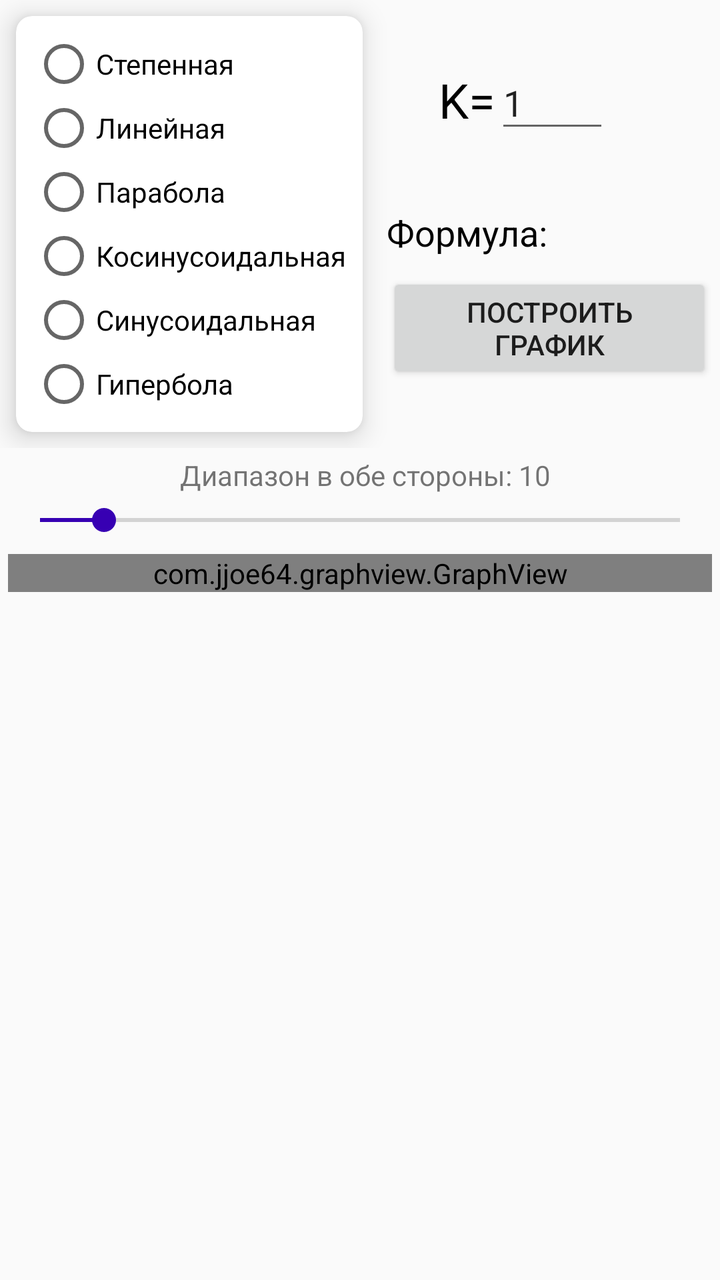
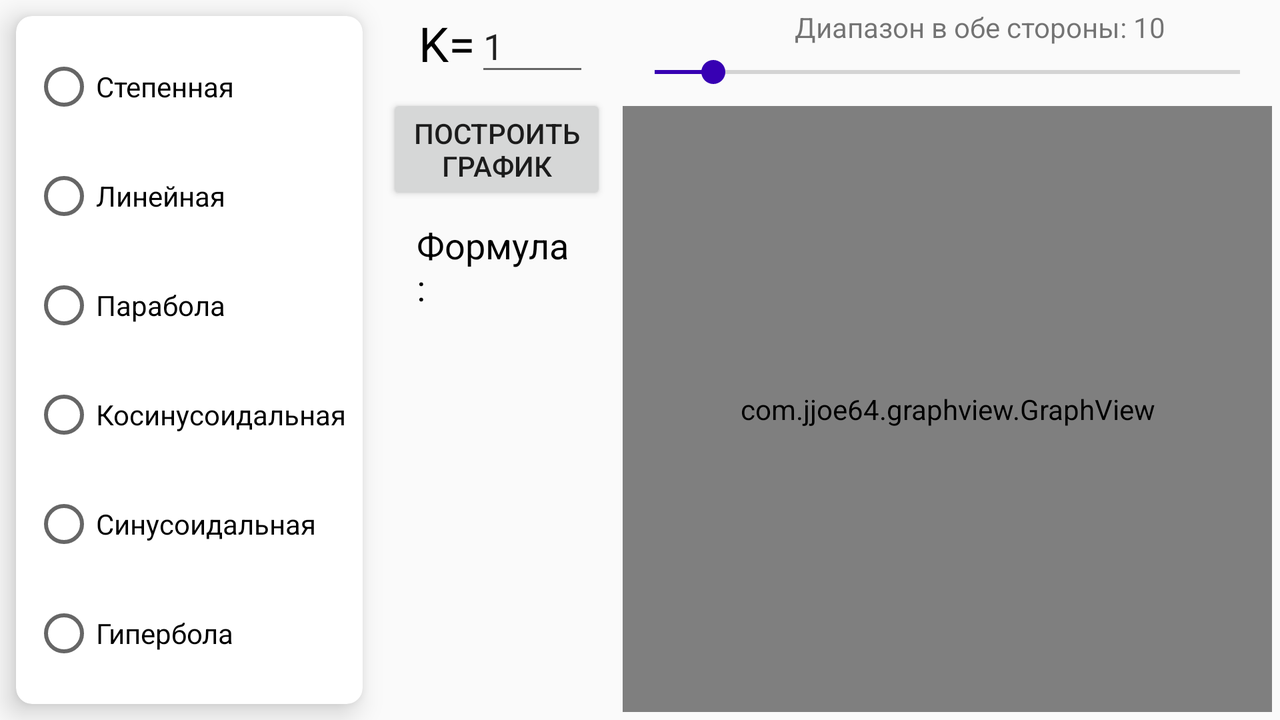

One screen, two layout resources from the same app: the default and the repository's alternative for another configuration. Each is rendered where Android would select it; the XML of both is given below.
<!-- AndroidManifest.xml: application theme AppTheme -->
<!-- res/layout/activity_demonstr.xml -->
<?xml version="1.0" encoding="utf-8"?>
<LinearLayout xmlns:android="http://schemas.android.com/apk/res/android"
    xmlns:app="http://schemas.android.com/apk/res-auto"
    xmlns:tools="http://schemas.android.com/tools"
    android:layout_width="match_parent"
    android:layout_height="match_parent"
    android:orientation="vertical"
    android:weightSum="10"
    tools:context=".demonstrActivity">

    <LinearLayout
        android:layout_width="match_parent"
        android:layout_height="wrap_content"
        android:orientation="horizontal">

        <android.support.v7.widget.CardView
            android:id="@+id/CardView2"
            android:layout_width="wrap_content"
            android:layout_height="wrap_content"
            android:layout_columnWeight="1"
            android:layout_margin="8dp"
            app:cardCornerRadius="8dp"
            app:cardElevation="8dp"
            app:layout_constraintEnd_toEndOf="parent"
            app:layout_constraintHorizontal_bias="0.0"
            app:layout_constraintStart_toStartOf="parent"
            app:layout_constraintTop_toTopOf="parent">

            <RadioGroup
                android:id="@+id/radioGroup"
                android:layout_width="match_parent"
                android:layout_height="wrap_content"
                android:layout_margin="8dp"
                app:layout_constraintStart_toStartOf="parent"
                app:layout_constraintTop_toTopOf="parent">

                <RadioButton
                    android:id="@+id/radioButton2"
                    android:layout_width="wrap_content"
                    android:layout_height="wrap_content"
                    android:layout_weight="1"
                    android:text="Степенная"
                    app:layout_constraintStart_toStartOf="parent"
                    app:layout_constraintTop_toTopOf="parent" />

                <RadioButton
                    android:id="@+id/radioButton"
                    android:layout_width="wrap_content"
                    android:layout_height="wrap_content"
                    android:layout_weight="1"
                    android:text="Линейная"
                    app:layout_constraintStart_toStartOf="parent"
                    app:layout_constraintTop_toTopOf="parent" />

                <RadioButton
                    android:id="@+id/radioButton3"
                    android:layout_width="wrap_content"
                    android:layout_height="wrap_content"
                    android:layout_weight="1"
                    android:text="Парабола"
                    app:layout_constraintStart_toStartOf="parent"
                    app:layout_constraintTop_toTopOf="parent" />

                <RadioButton
                    android:id="@+id/radioButton7"
                    android:layout_width="wrap_content"
                    android:layout_height="wrap_content"
                    android:layout_weight="1"
                    android:text="Косинусоидальная"
                    app:layout_constraintStart_toStartOf="parent"
                    app:layout_constraintTop_toTopOf="parent" />

                <RadioButton
                    android:id="@+id/radioButton6"
                    android:layout_width="wrap_content"
                    android:layout_height="wrap_content"
                    android:layout_weight="1"
                    android:checked="false"
                    android:text="Синусоидальная"
                    app:layout_constraintStart_toStartOf="parent"
                    app:layout_constraintTop_toTopOf="parent" />

                <RadioButton
                    android:id="@+id/radioButton5"
                    android:layout_width="wrap_content"
                    android:layout_height="wrap_content"
                    android:layout_weight="1"
                    android:text="Гипербола"
                    app:layout_constraintStart_toStartOf="parent"
                    app:layout_constraintTop_toTopOf="parent" />

            </RadioGroup>
        </android.support.v7.widget.CardView>

        <LinearLayout
            android:layout_width="match_parent"
            android:layout_height="match_parent"
            android:orientation="vertical">

            <LinearLayout
                android:layout_width="wrap_content"
                android:layout_height="100dp"
                android:orientation="horizontal">

                <TextView
                    android:id="@+id/textView22"
                    android:layout_width="wrap_content"
                    android:layout_height="wrap_content"
                    android:layout_gravity="center_horizontal|center_vertical"
                    android:layout_marginLeft="30dp"
                    android:text="K="
                    android:textColor="@android:color/black"
                    android:textSize="24sp"
                    app:layout_constraintStart_toStartOf="parent"
                    app:layout_constraintTop_toTopOf="parent" />

                <EditText
                    android:id="@+id/editText8"
                    android:layout_width="57dp"
                    android:layout_height="43dp"
                    android:layout_gravity="center_horizontal|center_vertical"
                    android:ems="10"
                    android:inputType="numberSigned|numberDecimal"
                    android:text="1"
                    app:layout_constraintStart_toStartOf="parent"
                    app:layout_constraintTop_toTopOf="parent" />
            </LinearLayout>

            <TextView
                android:id="@+id/textView21"
                android:layout_width="wrap_content"
                android:layout_height="wrap_content"
                android:text="Формула:  "
                android:layout_margin="4dp"
                android:textColor="@android:color/black"
                android:textSize="18sp"
                app:layout_constraintStart_toStartOf="parent"
                app:layout_constraintTop_toTopOf="parent" />

            <Button
                android:id="@+id/button10"
                android:layout_width="wrap_content"
                android:layout_height="wrap_content"
                android:layout_margin="4dp"
                android:onClick="OnButton10Click"
                android:text="Построить график"
                app:layout_constraintStart_toStartOf="parent"
                app:layout_constraintTop_toTopOf="parent" />

        </LinearLayout>

    </LinearLayout>

    <LinearLayout
        android:layout_width="match_parent"
        android:layout_height="wrap_content"
        android:orientation="vertical">

        <TextView
            android:id="@+id/textView20"
            android:layout_width="wrap_content"
            android:layout_height="wrap_content"
            android:text="Диапазон в обе стороны: 10"
            android:layout_marginTop="4dp"
            android:layout_marginLeft="90dp"/>

        <SeekBar
            android:id="@+id/seekBar2"
            android:layout_width="match_parent"
            android:layout_height="wrap_content"
            android:layout_margin="4dp"
            android:max="100"
            android:progress="10"
            app:layout_constraintStart_toStartOf="parent"
            app:layout_constraintTop_toTopOf="parent" />

        <com.jjoe64.graphview.GraphView
            android:id="@+id/graph2"
            android:layout_width="match_parent"
            android:layout_height="match_parent"
            android:layout_margin="4dp"
            app:layout_constraintBottom_toBottomOf="parent"
            app:layout_constraintEnd_toEndOf="parent"
            app:layout_constraintStart_toStartOf="parent" />
    </LinearLayout>


</LinearLayout>
<!-- resources referenced by this layout -->
<resources>
  <style name="AppTheme" parent="Theme.AppCompat.Light.DarkActionBar">
          
          <item name="colorPrimary">@android:color/holo_blue_bright</item>
          <item name="colorPrimaryDark">@android:color/holo_blue_light</item>
          <item name="colorAccent">@color/design_default_color_primary_dark</item>
      </style>
</resources>
<!-- res/layout-land/activity_demonstr.xml (the repository's variant of the layout above) -->
<!-- drawn on the phone turned sideways -->
<?xml version="1.0" encoding="utf-8"?>
<LinearLayout xmlns:android="http://schemas.android.com/apk/res/android"
    xmlns:app="http://schemas.android.com/apk/res-auto"
    xmlns:tools="http://schemas.android.com/tools"
    android:layout_width="match_parent"
    android:layout_height="match_parent"
    android:orientation="horizontal"
    android:weightSum="10"
    tools:context=".demonstrActivity">

    <LinearLayout
        android:layout_width="wrap_content"
        android:layout_height="match_parent"
        android:orientation="horizontal">

        <android.support.v7.widget.CardView
            android:id="@+id/CardView2"
            android:layout_width="wrap_content"
            android:layout_height="match_parent"
            android:layout_columnWeight="1"
            android:layout_margin="8dp"
            app:cardCornerRadius="8dp"
            app:cardElevation="8dp"
            app:layout_constraintEnd_toEndOf="parent"
            app:layout_constraintHorizontal_bias="0.0"
            app:layout_constraintStart_toStartOf="parent"
            app:layout_constraintTop_toTopOf="parent">

            <RadioGroup
                android:id="@+id/radioGroup"
                android:layout_width="match_parent"
                android:layout_height="match_parent"
                android:layout_margin="8dp"
                app:layout_constraintStart_toStartOf="parent"
                app:layout_constraintTop_toTopOf="parent">

                <RadioButton
                    android:id="@+id/radioButton2"
                    android:layout_width="wrap_content"
                    android:layout_height="wrap_content"
                    android:layout_weight="1"
                    android:text="Степенная"
                    app:layout_constraintStart_toStartOf="parent"
                    app:layout_constraintTop_toTopOf="parent" />

                <RadioButton
                    android:id="@+id/radioButton"
                    android:layout_width="wrap_content"
                    android:layout_height="wrap_content"
                    android:layout_weight="1"
                    android:text="Линейная"
                    app:layout_constraintStart_toStartOf="parent"
                    app:layout_constraintTop_toTopOf="parent" />

                <RadioButton
                    android:id="@+id/radioButton3"
                    android:layout_width="wrap_content"
                    android:layout_height="wrap_content"
                    android:layout_weight="1"
                    android:text="Парабола"
                    app:layout_constraintStart_toStartOf="parent"
                    app:layout_constraintTop_toTopOf="parent" />

                <RadioButton
                    android:id="@+id/radioButton7"
                    android:layout_width="wrap_content"
                    android:layout_height="wrap_content"
                    android:layout_weight="1"
                    android:text="Косинусоидальная"
                    app:layout_constraintStart_toStartOf="parent"
                    app:layout_constraintTop_toTopOf="parent" />

                <RadioButton
                    android:id="@+id/radioButton6"
                    android:layout_width="wrap_content"
                    android:layout_height="wrap_content"
                    android:layout_weight="1"
                    android:checked="false"
                    android:text="Синусоидальная"
                    app:layout_constraintStart_toStartOf="parent"
                    app:layout_constraintTop_toTopOf="parent" />

                <RadioButton
                    android:id="@+id/radioButton5"
                    android:layout_width="wrap_content"
                    android:layout_height="wrap_content"
                    android:layout_weight="1"
                    android:text="Гипербола"
                    app:layout_constraintStart_toStartOf="parent"
                    app:layout_constraintTop_toTopOf="parent" />

            </RadioGroup>
        </android.support.v7.widget.CardView>

        <LinearLayout
            android:layout_width="wrap_content"
            android:layout_height="match_parent"
            android:orientation="vertical">

            <LinearLayout
                android:layout_width="match_parent"
                android:layout_height="wrap_content"
                android:orientation="horizontal">

                <TextView
                    android:id="@+id/textView22"
                    android:layout_width="wrap_content"
                    android:layout_height="wrap_content"
                    android:layout_gravity="center_horizontal|center_vertical"
                    android:layout_marginLeft="20dp"
                    android:text="K="
                    android:textColor="@android:color/black"
                    android:textSize="24sp"
                    app:layout_constraintStart_toStartOf="parent"
                    app:layout_constraintTop_toTopOf="parent" />

                <EditText
                    android:id="@+id/editText8"
                    android:layout_width="57dp"
                    android:layout_height="43dp"
                    android:layout_gravity="center_horizontal|center_vertical"
                    android:ems="10"
                    android:inputType="numberSigned|numberDecimal"
                    android:text="1"
                    app:layout_constraintStart_toStartOf="parent"
                    app:layout_constraintTop_toTopOf="parent" />
            </LinearLayout>

            <Button
                android:id="@+id/button10"
                android:layout_width="110dp"
                android:layout_height="wrap_content"
                android:layout_gravity="center_horizontal"
                android:layout_margin="4dp"
                android:onClick="OnButton10Click"
                android:text="Построить график"
                app:layout_constraintStart_toStartOf="parent"
                app:layout_constraintTop_toTopOf="parent" />

            <TextView
                android:id="@+id/textView21"
                android:layout_width="80dp"
                android:layout_height="wrap_content"
                android:layout_gravity="center_horizontal"
                android:layout_margin="4dp"
                android:text="Формула:"
                android:textColor="@android:color/black"
                android:textSize="18sp"
                app:layout_constraintStart_toStartOf="parent"
                app:layout_constraintTop_toTopOf="parent" />

        </LinearLayout>

    </LinearLayout>

    <LinearLayout
        android:layout_width="match_parent"
        android:layout_height="match_parent"
        android:orientation="vertical">

        <TextView
            android:id="@+id/textView20"
            android:layout_width="wrap_content"
            android:layout_height="wrap_content"
            android:layout_marginLeft="90dp"
            android:layout_marginTop="4dp"
            android:text="Диапазон в обе стороны: 10" />

        <SeekBar
            android:id="@+id/seekBar2"
            android:layout_width="match_parent"
            android:layout_height="wrap_content"
            android:layout_margin="4dp"
            android:max="100"
            android:progress="10"
            app:layout_constraintStart_toStartOf="parent"
            app:layout_constraintTop_toTopOf="parent" />

        <com.jjoe64.graphview.GraphView
            android:id="@+id/graph2"
            android:layout_width="match_parent"
            android:layout_height="match_parent"
            android:layout_margin="4dp"
            app:layout_constraintBottom_toBottomOf="parent"
            app:layout_constraintEnd_toEndOf="parent"
            app:layout_constraintStart_toStartOf="parent" />
    </LinearLayout>


</LinearLayout>
